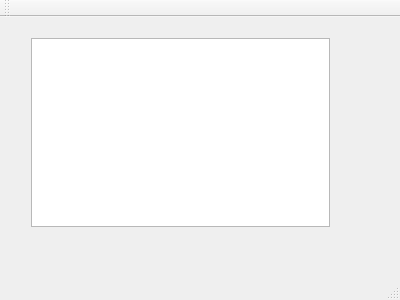
<?xml version="1.0" encoding="UTF-8"?>
<ui version="4.0">
 <class>MainWindow</class>
 <widget class="QMainWindow" name="MainWindow">
  <property name="geometry">
   <rect>
    <x>0</x>
    <y>0</y>
    <width>400</width>
    <height>300</height>
   </rect>
  </property>
  <property name="windowTitle">
   <string>MainWindow</string>
  </property>
  <widget class="QWidget" name="centralWidget">
   <widget class="QWidget" name="gridLayoutWidget">
    <property name="geometry">
     <rect>
      <x>20</x>
      <y>10</y>
      <width>321</width>
      <height>211</height>
     </rect>
    </property>
    <layout class="QGridLayout" name="gridLayout">
     <item row="0" column="0">
      <widget class="QGraphicsView" name="graphicsView"/>
     </item>
    </layout>
   </widget>
  </widget>
  <widget class="QMenuBar" name="menuBar">
   <property name="geometry">
    <rect>
     <x>0</x>
     <y>0</y>
     <width>400</width>
     <height>21</height>
    </rect>
   </property>
  </widget>
  <widget class="QToolBar" name="mainToolBar">
   <attribute name="toolBarArea">
    <enum>TopToolBarArea</enum>
   </attribute>
   <attribute name="toolBarBreak">
    <bool>false</bool>
   </attribute>
  </widget>
  <widget class="QStatusBar" name="statusBar"/>
 </widget>
 <layoutdefault spacing="6" margin="11"/>
 <resources/>
 <connections/>
</ui>
